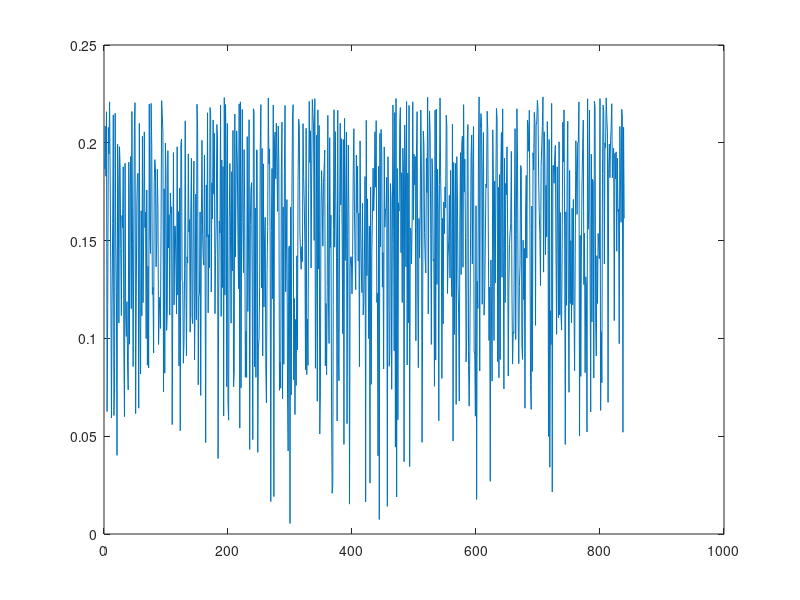

Recreate this plot in MATLAB.
pkg load communications
pkg load signal

l = 0   
Nzc = 839
n = 0:Nzc-1

u_table = [129,710,140,699,120,719,210,629,168,671,84,755,105,734,93,746,70,769,60,779,2,837,1,838,56,783,112,727,148,691,80,759,42,797,40,799,35,804,73,766,146,693,31,808,28,811,30,809,27,812,29,810,24,815,48,791,68,771,74,765,178,661,136,703,86,753,78,761,43,796,39,800,20,819,21,818,95,744,202,637,190,649,181,658,137,702,125,714,151,688,217,622,128,711,142,697,122,717,203,636,118,721,110,729,89,750,103,736,61,778,55,784,15,824,14,825,12,827,23,816,34,805,37,802,46,793,207,632,179,660,145,694,130,709,223,616,228,611,227,612,132,707,133,706,143,696,135,704,161,678,201,638,173,666,106,733,83,756,91,748,66,773,53,786,10,829,9,830,7,832,8,831,16,823,47,792,64,775,57,782,104,735,101,738,108,731,208,631,184,655,197,642,191,648,121,718,141,698,149,690,216,623,218,621,152,687,144,695,134,705,138,701,199,640,162,677,176,663,119,720,158,681,164,675,174,665,171,668,170,669,87,752,169,670,88,751,107,732,81,758,82,757,100,739,98,741,71,768,59,780,65,774,50,789,49,790,26,813,17,822,13,826,6,833,5,834,33,806,51,788,75,764,99,740,96,743,97,742,166,673,172,667,175,664,187,652,163,676,185,654,200,639,114,725,189,650,115,724,194,645,195,644,192,647,182,657,157,682,156,683,211,628,154,685,123,716,139,700,212,627,153,686,213,626,215,624,150,689,225,614,224,615,221,618,220,619,127,712,147,692,124,715,193,646,205,634,206,633,116,723,160,679,186,653,167,672,79,760,85,754,77,762,92,747,58,781,62,777,69,770,54,785,36,803,32,807,25,814,18,821,11,828,4,835,3,836,19,820,22,817,41,798,38,801,44,795,52,787,45,794,63,776,67,772,72,767,76,763,94,745,102,737,90,749,109,730,165,674,111,728,209,630,204,635,117,722,188,651,159,680,198,641,113,726,183,656,180,659,177,662,196,643,155,684,214,625,126,713,131,708,219,620,222,617,226,613,230,609,232,607,262,577,252,587,418,421,416,423,413,426,411,428,376,463,395,444,283,556,285,554,379,460,390,449,363,476,384,455,388,451,386,453,361,478,387,452,360,479,310,529,354,485,328,511,315,524,337,502,349,490,335,504,324,515,323,516,320,519,334,505,359,480,295,544,385,454,292,547,291,548,381,458,399,440,380,459,397,442,369,470,377,462,410,429,407,432,281,558,414,425,247,592,277,562,271,568,272,567,264,575,259,580,237,602,239,600,244,595,243,596,275,564,278,561,250,589,246,593,417,422,248,591,394,445,393,446,370,469,365,474,300,539,299,540,364,475,362,477,298,541,312,527,313,526,314,525,353,486,352,487,343,496,327,512,350,489,326,513,319,520,332,507,333,506,348,491,347,492,322,517,330,509,338,501,341,498,340,499,342,497,301,538,366,473,401,438,371,468,408,431,375,464,249,590,269,570,238,601,234,605,257,582,273,566,255,584,254,585,245,594,251,588,412,427,372,467,282,557,403,436,396,443,392,447,391,448,382,457,389,450,294,545,297,542,311,528,344,495,345,494,318,521,331,508,325,514,321,518,346,493,339,500,351,488,306,533,289,550,400,439,378,461,374,465,415,424,270,569,241,598,231,608,260,579,268,571,276,563,409,430,398,441,290,549,304,535,308,531,358,481,316,523,293,546,288,551,284,555,368,471,253,586,256,583,263,576,242,597,274,565,402,437,383,456,357,482,329,510,317,522,307,532,286,553,287,552,266,573,261,578,236,603,303,536,356,483,355,484,405,434,404,435,406,433,235,604,267,572,302,537,309,530,265,574,233,606,367,472,296,543,336,503,305,534,373,466,280,559,279,560,419,420,240,599,258,581,229,610]
# u = randi([0 Nzc-2],1,1)
u = 8
u = u_table(u+1)
u2 = u_table(u+21)

Ncs_table = [15,18,22,26,32,38,46,55,68,82,100,128,158,202,237]
# Ncs = randi([0 15],1,1)
Ncs = 202
# Ncs = Ncs_table(Ncs+1)

ZC = exp(-i*(pi*u*n.*(n+1)/Nzc))
ZC_2 = exp(-i*(pi*(u2)*n.*(n+1)/Nzc))
ZC_cs = circshift(ZC,[0, -420])

##cautocorr = abs(xcorr(ZC, ZC_cs, 419)./length(Nzc))
##plot(cautocorr, 'g')
##
##cautocorr_2 = sum(ZC.*conj(ZC_cs))

circcorr_ab = (abs(ifft(fft(ZC).*conj(fft(ZC_cs)))))/Nzc
plot(circcorr_ab)  

noise_float = rand(1,839)
noise = noise_float*sin(0.05)

ZC_noise = ZC.*noise
ZC_cs_noise = circshift(ZC_noise,[0, -420])
circcorr_ab_noise = abs(ifft(fft(ZC_noise).*conj(fft(ZC_cs_noise))))/Nzc

plot(circcorr_ab_noise)

pdp = sqrt(abs(ZC.*conj(ZC_noise)))
plot(pdp)

### 3 property
# ZC_xcorr_034586 = abs(corr(ZC, ZC_2))
# plot(ZC_xcorr_034586)

# cautocorr = sum((ZC.*conj(ZC_cs))/(norm(ZC).*norm(ZC_cs)))

# v = floor(Nzc/Ncs)-1
# Cv = v*Ncs
# CS = ZC(mod(n+Cv, Nzc)+1)

# ZC_noise =
# pdp = abs(ZC*conj(ZC)*((n+l)*Nzc))**2